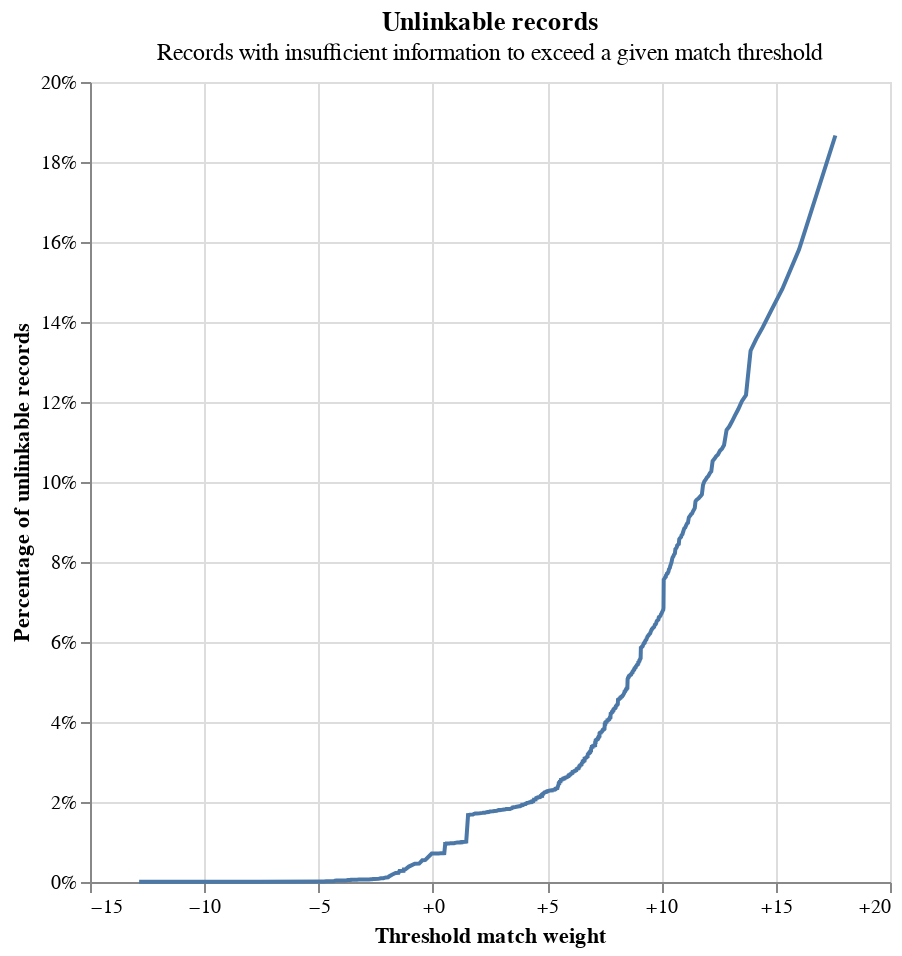

The notebook cell saved with this chart:
### Markdown cell above
## Evaluation

### Code cell
linker.evaluation.unlinkables_chart()

### Figure 1 — Vega-Lite specification as saved in the notebook (floating-point values rounded to 4 significant figures; data arrays with more than 128 entries replaced by an {"elided": "..."} marker saying what was removed)
{"config": {"view": {"continuousWidth": 400, "continuousHeight": 300}}, "layer": [{"mark": {"type": "line"}, "encoding": {"x": {"axis": {"format": "+", "title": "Threshold match weight"}, "field": "match_weight", "type": "quantitative"}, "y": {"axis": {"format": "%", "title": "Percentage of unlinkable records"}, "field": "cum_prop", "type": "quantitative"}}}, {"mark": {"type": "point"}, "encoding": {"opacity": {"condition": {"param": "x_match_weight_y_cum_prop_coords_of_mouse", "value": 1, "empty": false}, "value": 0}, "tooltip": [{"field": "match_weight", "format": "+.5", "title": "Match weight", "type": "quantitative"}, {"field": "match_probability", "format": ".5", "title": "Match probability", "type": "quantitative"}, {"field": "cum_prop", "format": ".3%", "title": "Proportion of unlinkable records", "type": "quantitative"}], "x": {"axis": {"title": "Threshold match weight"}, "field": "match_weight", "type": "quantitative"}, "y": {"axis": {"format": "%", "title": "Percentage of unlinkable records"}, "field": "cum_prop", "type": "quantitative"}}, "name": "mouse_coords"}, {"mark": {"type": "rule", "color": "gray"}, "encoding": {"x": {"field": "match_weight", "type": "quantitative"}}, "transform": [{"filter": {"param": "x_match_weight_y_cum_prop_coords_of_mouse", "empty": false}}]}, {"mark": {"type": "rule", "color": "gray"}, "encoding": {"y": {"field": "cum_prop", "type": "quantitative"}}, "transform": [{"filter": {"param": "x_match_weight_y_cum_prop_coords_of_mouse", "empty": false}}]}], "data": {"name": "data-ef00f6a2b392f56016bee0e5139b61c9"}, "height": 400, "params": [{"name": "x_match_weight_y_cum_prop_coords_of_mouse", "select": {"type": "point", "fields": ["match_weight", "cum_prop"], "nearest": true, "on": "mouseover"}, "views": ["mouse_coords"]}], "title": {"text": "Unlinkable records", "subtitle": "Records with insufficient information to exceed a given match threshold"}, "width": 400, "$schema": "https://vega.github.io/schema/vega-lite/v5.9.3.json", "datasets": {"data-ef00f6a2b392f56016bee0e5139b61c9": {"elided": "921 records"}}}
